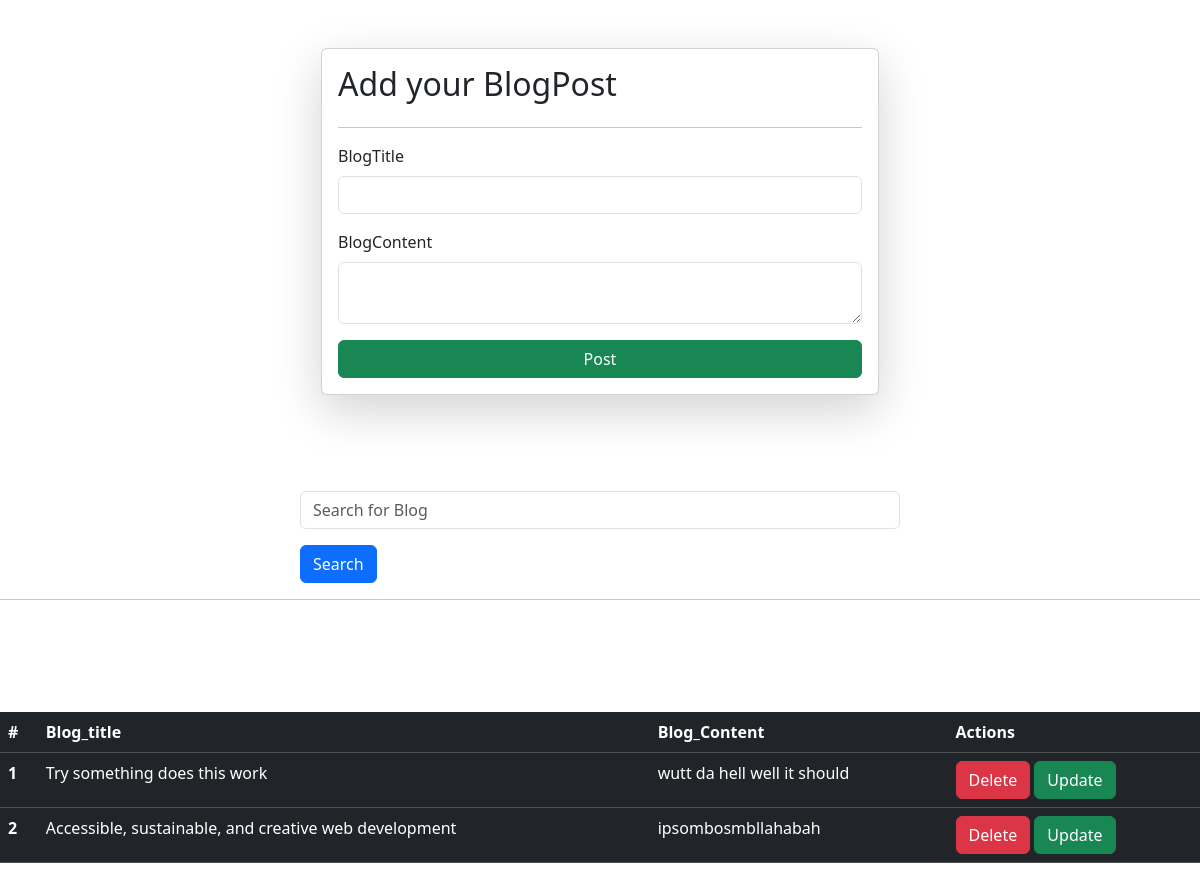
/, run on an earlier commit of the app's database.
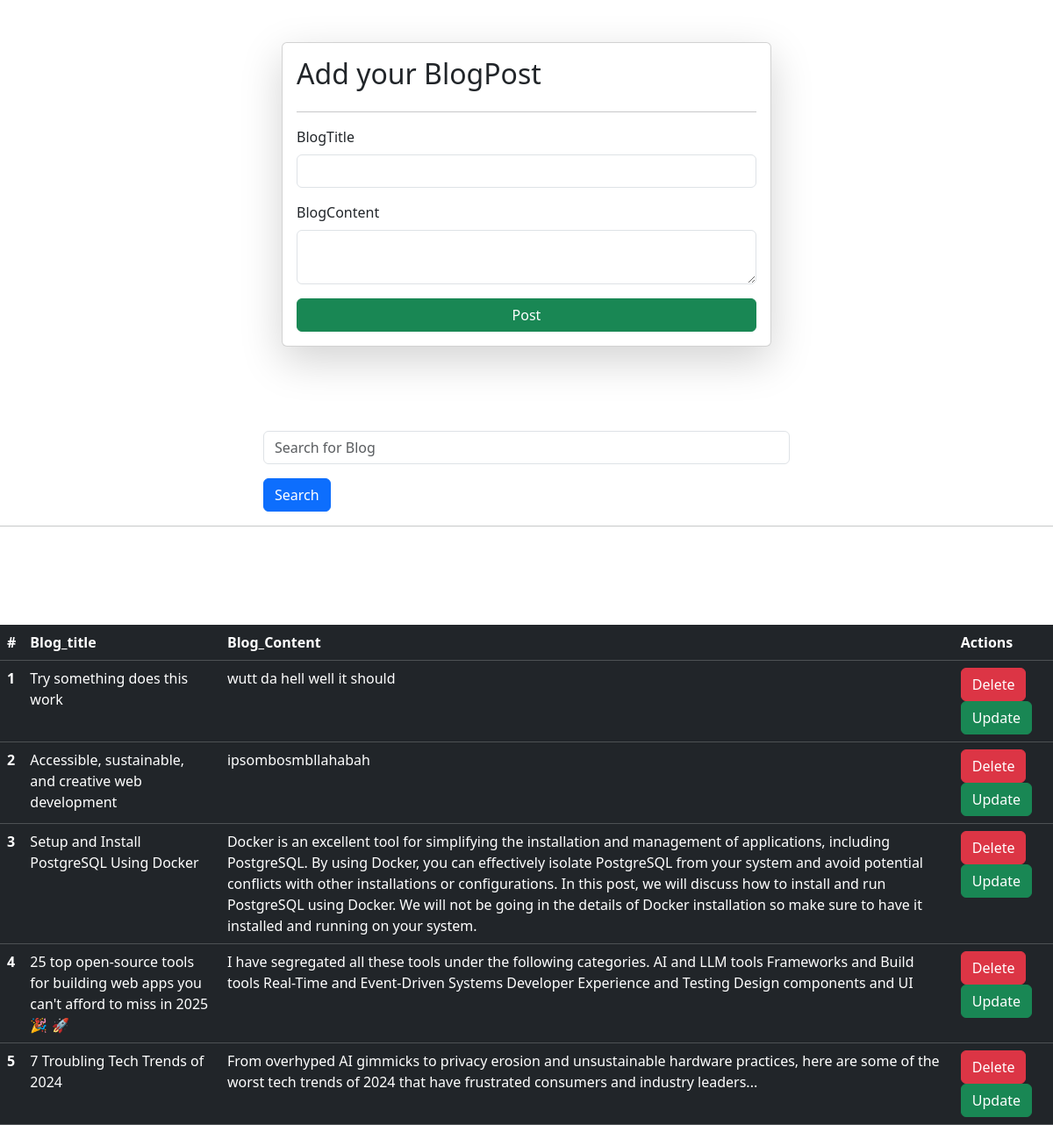
And on a later commit of the database.
### blog/models.py (models this page shows)
class blogs(models.Model):
    blog_name = models.TextField(max_length=50)
    blog_content = models.TextField(max_length=1000)

### blog/views.py (the view, shortened to what this page needs)
# urls.py: path('', blogs_view, name='home'),
def blogs_view(request):
    queryset = blogs.objects.all()
    if request.GET.get('search'):
        queryset = queryset.filter(blog_name__icontains = request.GET.get('search'))
    context = {
        'blog_list': queryset
    }
    return render(request,'form.html',context)

### blog/templates/form.html (shortened to what this page needs)
<!DOCTYPE html>
<html lang="en">
<head>
    <link href="https://cdn.jsdelivr.net/npm/bootstrap@5.3.3/dist/css/bootstrap.min.css" rel="stylesheet">
</head>
<body>
    <div class="container mt-5">
        <form class="col-6 mx-auto card p-3 shadow-lg" method="post" enctype="multipart/form-data">
            <h2>Add your BlogPost</h2>
            <hr>
            <div class="mb-3">
              <label for="exampleInputEmail1" class="form-label">BlogTitle</label>
              <input type="text" class="form-control" name="blog_name">
            </div>
            <div class="mb-3">
              <label for="exampleInputPassword1" class="form-label" >BlogContent</label>
              <textarea class="form-control" name="blog_content"></textarea>
            </div>
              <button type="submit" class="btn btn-success">Post</button>
          </form>
          <br><br><br><br>
    </div>
    <div class="mx-auto col-6">
      <form>
      <div class="mb-3">
      <input type="text" class="form-control" name="search" placeholder ="Search for Blog">
    </div>
    <button type = "submit" class="btn btn-primary">Search </button>
    </form>
  </div>
  <hr>
    <br><br><br><br>
    <table class="table table-dark">
      <thead>
        <tr>
          <th scope="col">#</th>
          <th scope="col">Blog_title</th>
          <th scope="col">Blog_Content</th>
          <th scope="col">Actions</th>
        </tr>
      </thead>
      <tbody>
          {% for blog in blog_list %}
        <tr>
          <th scope="row">{{forloop.counter}}</th>
          <td>{{blog.blog_name}}</td>
          <td>{{blog.blog_content}}</td>
          <td><a href="/delete-blog/{{blog.id}}" class="btn btn-danger">Delete</a>
          <a href="/update-blog/{{blog.id}}" class="btn btn-success">Update</a></td>
        </tr>
       {% endfor %}
      </tbody>
    </table>
</body>
</html>

What changed in the data, as far as the page shows it:
added blogs: blog_name "Setup and Install PostgreSQL Using Docker", blog_content "Docker is an excellent tool for simplifying the installation and management of applications, including PostgreSQL. By using Docker, you can effectively isolate PostgreSQL from your system and avoid potential conflicts with other installations or configurations. In this post, we will discuss how to install and run PostgreSQL using Docker. We will not be going in the details of Docker installation so make sure to have it installed and running on your system."
added blogs: blog_name "25 top open-source tools for building web apps you can't afford to miss in 2025🎉 🚀", blog_content "I have segregated all these tools under the following categories. AI and LLM tools Frameworks and Build tools Real-Time and Event-Driven Systems Developer Experience and Testing Design components and UI"
added blogs: blog_name "7 Troubling Tech Trends of 2024", blog_content "From overhyped AI gimmicks to privacy erosion and unsustainable hardware practices, here are some of the worst tech trends of 2024 that have frustrated consumers and industry leaders..."
